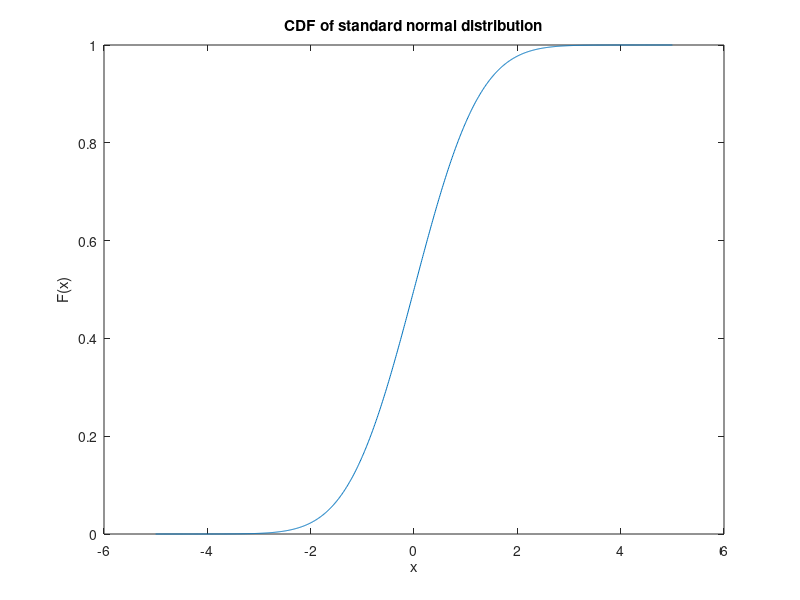

MATLAB code for this plot: (Note: this script raises an error after producing the figure.)
%% Chapter 23 of Murphy's 
% "Machine Learning - a Probabilistic Perspective", 2012

% This script serves to implement the sampling methods discussed in the
% aforementioned chapter, complemented with other additional resources.

addpath('~/Documents/MATLAB');
addpath('../');

%% Sampling from standard distributions - Using the cdf 
%(skipping the Box Muller method)

x = [-5:0.01:5];
p = normcdf(x, 0, 1); % returns the cdf of the standard normal distribution

figure(1)
plot(x, p)
xlabel('x')
ylabel('F(x)')
title('CDF of standard normal distribution')

% Generate observations of random variable following U(0,1)

U = rand([1,1000]);
s = norminv(U);

size_s = size(s);

figure(2)
histogram(s, 'FaceColor', [254,178,76]/255, 'NumBins', 100)
hold on

% And now how do I sample from my approximated standard gaussian given this
% histogram? 
% Check out: https://stats.stackexchange.com/questions/191725/sample-from-distribution-given-by-histogram

%% Rejection sampling - or simple alternative when the inverse cdf method cannot be used

% Create strange-ish distribution - Gaussian mixture of 2 gaussians
% x = [-30:0.1:40];
% y1 = normpdf(x, 0, 2);
% y2 = normpdf(x, 20, 7);
% p = create_distribution(y1,y2)

x = [-30:0.1:40]
mu_list = [0, 20];
sigma_list = [1, 7];
p = gaussian_mix(x, mu_list, sigma_list, 1);

% fun = @create_distribution;
% AUC = integral(@(y1,y2)fun(y1,y2), -Inf, Inf)

figure()
plot(x, p)
xlabel('x')
ylabel('p(x)')
title('Function we want to approximate')

% Create unnormalized distribution and proposal distribution
p_tilde = gaussian_mix(x, mu_list, sigma_list, 1);
plot(x, p_tilde)

% How to define the proposal distribution?
x0 = median(x); % Pure intuition. Not backed up by anything. 
% In this example, however, it would lead to less rejection, should we do
% something like rejection sampling.
[max_p, idx] = max(p_tilde);
x0 = x(idx); % based on the Laplace Approximation (Bishop p. 214)

% Sigma cannot be defined arbitrarily! At least not for the Laplace
% approximation.
sigma = 1;
k = 1;
q = normpdf(x, x0, sigma); % here, we are taking the biggest mode as the mean

% Plot the functions before guaranteeing that q > p_tilde
figure() 
plot(x, p_tilde)
hold on
plot(x, q)
title('Before adjusting the proposal distribution')

% Guarantees that k*q > p 
iter = 1;
sigma_final1 = sigma;
k1 = k;
while sum(p_tilde > k1*q) > 1 % does the job but will be inefficient!
    k1 = k1 + 1;
    sigma_final1 = sigma_final1 + 1
    q = normpdf(x, x0, sigma_final1)
    iter = iter + 1;
end
iter
k1
sigma_final1


iter = 1
sigma_final2 = sigma
k2 = k
% From graphical intuition
while sum(p_tilde > k2*q) > 1
    if max(p_tilde)>max(k2*q)
        k2 = k2 + 1;
        iter = iter + 1;
    else 
        sigma_final2 = sigma_final2 + 1;
        iter = iter + 1;
    end
    q = normpdf(x, x0, sigma_final2)
end
iter
k2
sigma_final2


q_prop1 = k1*normpdf(x, x0, sigma_final1)

figure() 
plot(x, p_tilde)
hold on
plot(x, q_prop1)
fill([x, fliplr(x)], [p_tilde, fliplr(q_prop1)], [250 128 114]/255)
alpha(0.5)


q_prop2 = k2*normpdf(x, x0, sigma_final2)


q_prop2 = proposal_distribution(x,x0, sigma_final2, k2)

figure() 
plot(x, p_tilde)
hold on
plot(x, q_prop2)
fill([x, fliplr(x)], [p_tilde, fliplr(q_prop2)], [176, 196, 222]/255)
alpha(0.5)

% Actually performing rejection sampling
% n_iterations=2000;
% for i = 1:n_iterations
%     r = -50 + 100.*rand(1,1000);
    n_points = 1000;
    r = normrnd(x0,sigma_final2, [1, n_points]); % First, generate number from q(z) (not kq(z))
    h = proposal_distribution(r, x0, sigma_final2, k2).*rand(1,n_points);
% end

% Your implementation follows Bishop more (see p. 529)
figure;
z_final = []
for i=1:length(h)
    % Select color
    if h(i) < gaussian_mix(r(i),mu_list,sigma_list, 0)
        mycolor = [34, 139, 34]/255;
        z_final = [z_final, r(i)];
    else
        mycolor = [178, 34, 34]/255;
    end
    % Plot the point
    scatter(r(i), h(i), 'MarkerEdgeColor', mycolor, 'MarkerFaceColor', mycolor)
    hold on
end
title('Rejection sampling - Accepted and rejected points')

figure;
histogram(z_final, 'Numbins', 20)
title('Histogram of the accepted z values') % we can now get an approximation to p from this!

%% Adaptive rejection sampling
% This method is supposed to come up with a tight upper envelope q(x) to
% any log concave density p(x).
% Examples of log concave functions: https://en.wikipedia.org/wiki/Logarithmically_concave_function
% A Gaussian mixture is not one of them. :(

% In Chapter 24, we will describe MCMC sampling, which is a more efficient 
% way to sample from high dimensional distributions. Sometimes this uses 
% (adaptive) rejection sampling as a subroutine, which is known as adaptive 
% rejection Metropolis sampling (Gilks et al. 1995).    

%% Importance sampling
% Unlike rejection sampling, we use all the samples.
% It's not really a sampling method. It's an approximation method.

